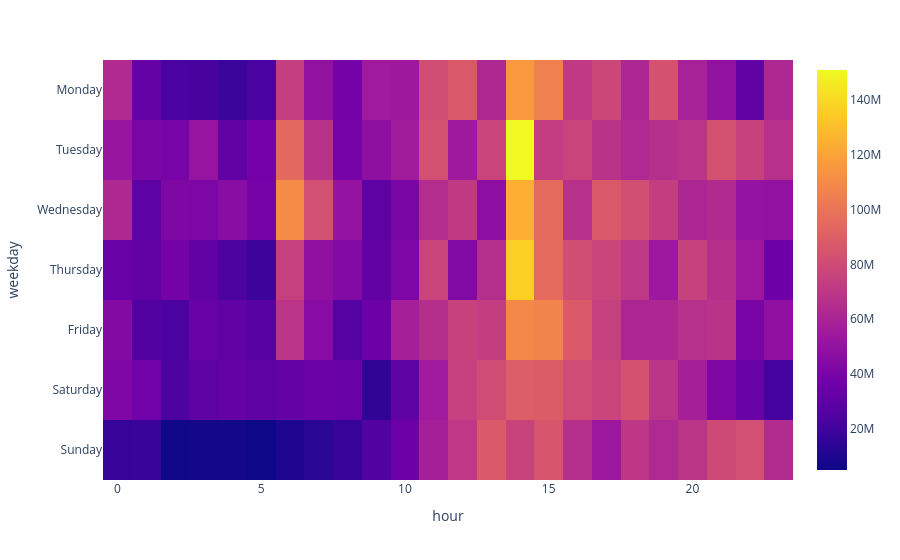

Here is the notebook cell this chart was saved with:
### Code cell
fig = px.imshow(heatmap_df)
fig.show()

### Figure 1 — Plotly figure (JSON) as saved in the notebook; plotly's stock layout.template omitted (floating-point values rounded to 4 significant figures; data arrays with more than 128 entries replaced by an {"elided": "..."} marker saying what was removed)
{"data": [{"coloraxis": "coloraxis", "hovertemplate": "hour: %{x}<br>weekday: %{y}<br>color: %{z}<extra></extra>", "name": "0", "type": "heatmap", "x": [0, 1, 2, 3, 4, 5, 6, 7, 8, 9, 10, 11, 12, 13, 14, 15, 16, 17, 18, 19, 20, 21, 22, 23], "xaxis": "x", "y": ["Monday", "Tuesday", "Wednesday", "Thursday", "Friday", "Saturday", "Sunday"], "yaxis": "y", "z": {"elided": "7x24 int values"}}], "layout": {"coloraxis": {"colorscale": [[0, "#0d0887"], [0.1111, "#46039f"], [0.2222, "#7201a8"], [0.3333, "#9c179e"], [0.4444, "#bd3786"], [0.5556, "#d8576b"], [0.6667, "#ed7953"], [0.7778, "#fb9f3a"], [0.8889, "#fdca26"], [1, "#f0f921"]]}, "margin": {"t": 60}, "xaxis": {"anchor": "y", "constrain": "domain", "domain": [0, 1], "scaleanchor": "y", "title": {"text": "hour"}}, "yaxis": {"anchor": "x", "autorange": "reversed", "constrain": "domain", "domain": [0, 1], "title": {"text": "weekday"}}}}
